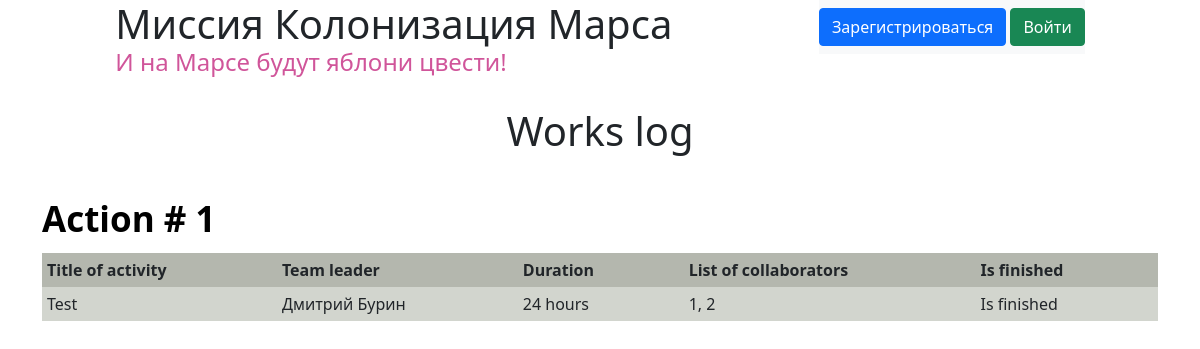
Before: / with the older database file.
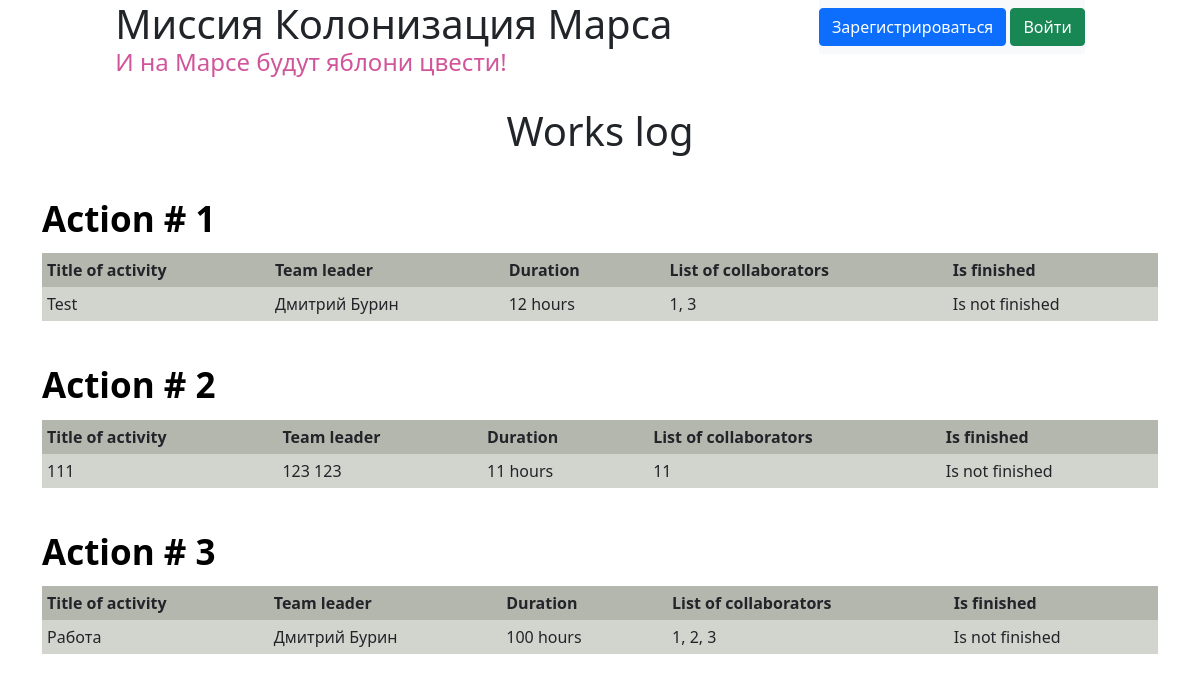
After: the same page with the newer database file.
### data/jobs.py (models this page shows)
class Jobs(SqlAlchemyBase, SerializerMixin):
    __tablename__ = 'jobs'
    id = sqlalchemy.Column(sqlalchemy.Integer, primary_key=True, autoincrement=True)
    team_leader = sqlalchemy.Column(sqlalchemy.Integer, sqlalchemy.ForeignKey("users.id"), nullable=True)
    team_lead = orm.relation('User')
    job = sqlalchemy.Column(sqlalchemy.String, nullable=True)
    work_size = sqlalchemy.Column(sqlalchemy.Integer, nullable=True)
    collaborators = sqlalchemy.Column(sqlalchemy.String, nullable=True)
    start_date = sqlalchemy.Column(sqlalchemy.DateTime, default=datetime.datetime.now)
    is_finished = sqlalchemy.Column(sqlalchemy.Boolean, nullable=True)

### data/users.py (models this page shows, shortened)
class User(SqlAlchemyBase, UserMixin):
    __tablename__ = 'users'
    id = sqlalchemy.Column(sqlalchemy.Integer, primary_key=True, autoincrement=True)
    surname = sqlalchemy.Column(sqlalchemy.String, nullable=True)
    name = sqlalchemy.Column(sqlalchemy.String, nullable=True)
    age = sqlalchemy.Column(sqlalchemy.Integer, nullable=True)
    position = sqlalchemy.Column(sqlalchemy.String, nullable=True)
    speciality = sqlalchemy.Column(sqlalchemy.String, nullable=True)
    address = sqlalchemy.Column(sqlalchemy.String, nullable=True)
    email = sqlalchemy.Column(sqlalchemy.String, unique=True, nullable=True)
    hashed_password = sqlalchemy.Column(sqlalchemy.String, nullable=True)
    modified_date = sqlalchemy.Column(sqlalchemy.DateTime, default=datetime.datetime.now)
    jobs = orm.relation("Jobs", back_populates='team_lead')

### main.py (the view)
@app.route("/")
def index():
    print(current_user.id if current_user.is_authenticated else None)
    url_style = url_for('static', filename='css/style.css')
    db_sess = db_session.create_session()
    jobs = db_sess.query(Jobs).all()
    return render_template("index.html", jobs=jobs, url_style=url_style)

### data/db_session.py (called while the page is built)
def create_session() -> Session:
    global __factory
    return __factory()

### templates/index.html (shortened to what this page needs)
{% extends "base.html" %}
{% block content %}
<div class="container">
    <h1 class="h1-main work-log">Works log</h1>
    {% for item in jobs%}
    <table class="main-table">
        <caption>Action # {{ item.id }}</caption>
        <tbody>
            <tr>
                <th class="main-th">Title of activity</th>
                <th class="main-th">Team leader</th>
                <th class="main-th">Duration</th>
                <th class="main-th">List of collaborators</th>
                <th class="main-th">Is finished</th>
            </tr>
            <tr>
                <td class="main-td">{{ item.job }}</td>
                <td class="main-td">{{ item.team_lead.name }} {{ item.team_lead.surname }}</td>
                <td class="main-td">{{ item.work_size }} hours</td>
                <td class="main-td">{{ item.collaborators }}</td>
                <td class="main-td">Is
                    {% if not item.is_finished: %}
                     not
                    {% endif %}
                     finished
                </td>
            </tr>
        </tbody>
    </table>
    {% endfor %}
</div>
{% endblock %}

### templates/base.html (shortened to what this page needs)
<!DOCTYPE html>
<html lang="en">
    <head>
        <link href="https://cdn.jsdelivr.net/npm/bootstrap@5.0.2/dist/css/bootstrap.min.css" rel="stylesheet">
        <link
            rel="stylesheet"
            type="text/css"
            href="{{ url_style }}"
        />
    </head>
    <body>
        <header>
            <div class="container flex">
                <div>
                    <h1 class="h1-main">Миссия Колонизация Марса</h1>
                    <h4 class="h4-main">И на Марсе будут яблони цвести!</h4>
                </div>
                <div class="login-div">
                     <nav class="navbar navbar-light bg-light">
                        {% if current_user.is_authenticated %}
                        <a class="navbar-brand" href="/logout">{{ current_user.name }}</a>
                        {% else %}
                        <p>
                            <a class="btn btn-primary " href="/register">Зарегистрироваться</a>
                            <a class="btn btn-success" href="/login">Войти</a>
                        </p>
                        {% endif %}
                    </nav>
                </div>
            </div>
        </header>
        {% block content %}{% endblock %}
    </body>
</html>

### static/css/style.css (style rules this page uses)
h1, h2, h3, h4, p { margin: 0; padding: 0; }
caption { color: #000; font-weight: 600; font-size: 35px; }
.h1-main { text-align: center; }
.h4-main { color: #d0559a; }
.flex { display: flex; justify-content: space-around; }
.main-table { margin-top: 30px; caption-side: top; width: 100%; }
.main-th { padding: 5px 40px 5px 5px; background-color: #B4B7AE; }
.main-td { padding: 5px 40px 5px 5px; background-color: #d2d5ce; }
.work-log { margin-top: 30px }

Changed rows visible on the page:
changed Jobs "Test": work_size "24" → "12"; collaborators "1, 2" → "1, 3"; now shows "not"
added Jobs: id "2", job "111", team_lead.name "123", team_lead.surname "123", work_size "11", collaborators "11", is_finished "not"
added Jobs: id "3", job "Работа", team_lead.name "Дмитрий", team_lead.surname "Бурин", work_size "100", collaborators "1, 2, 3", is_finished "not"
